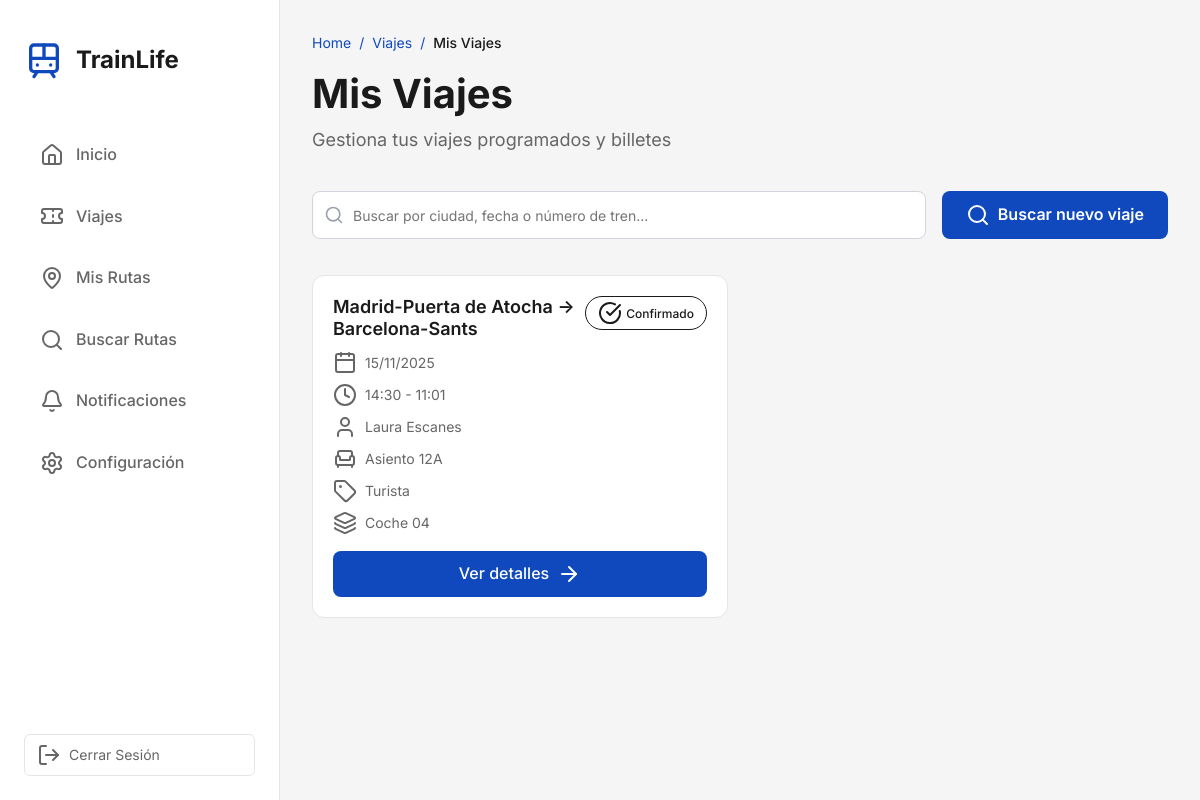
Page /misViajes/1/ on the earlier database version.
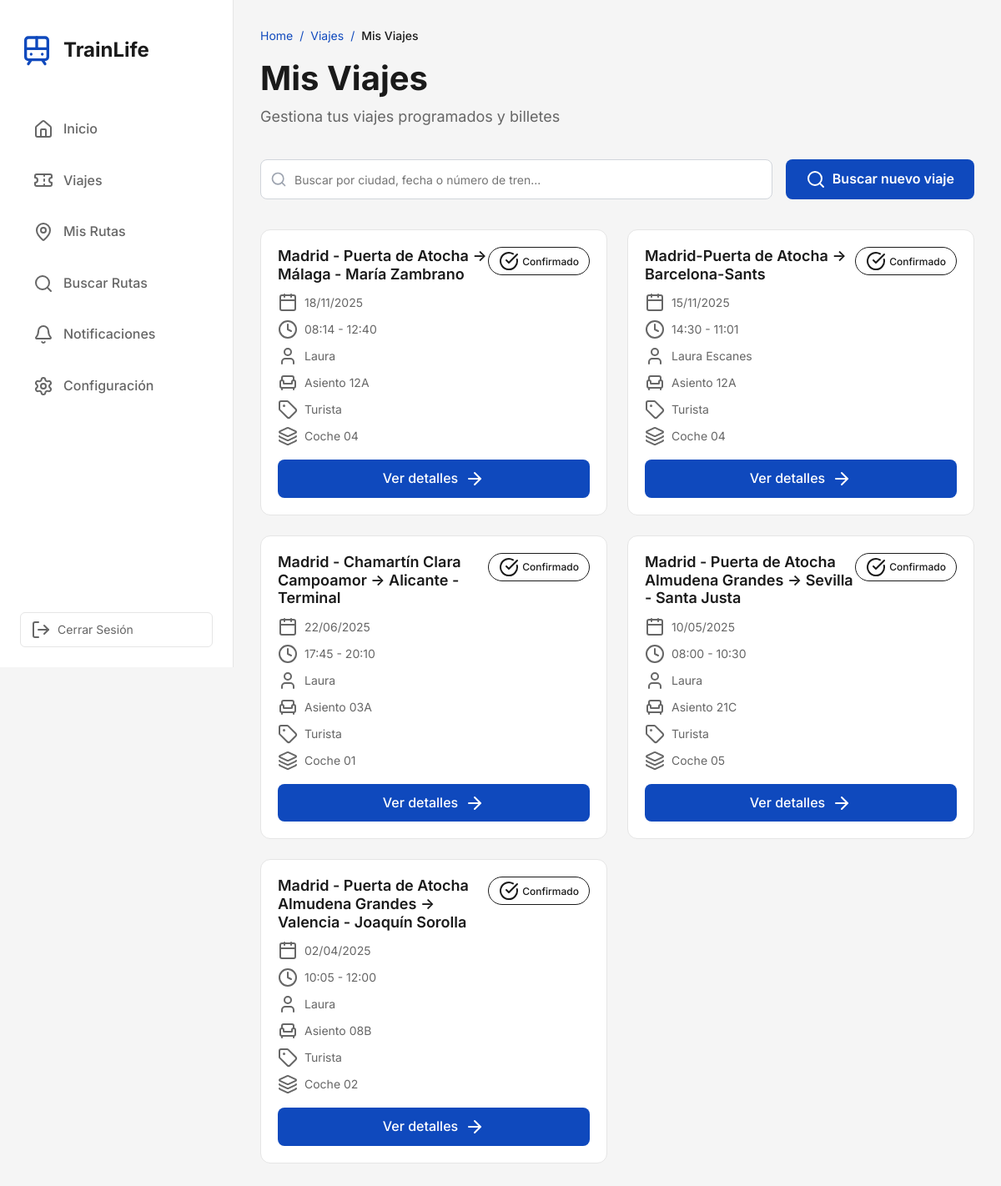
Same page on the later database version.
### trainLife/models.py (models this page shows, shortened)
class Viaje(models.Model):
    usuario = models.ForeignKey(Usuario, on_delete=models.CASCADE, related_name='viajes')
    nombrePasajero = models.CharField(max_length=200)
    coche = models.CharField(max_length=10)  # Ej: "04"
    asiento = models.CharField(max_length=10)  # Ej: "12A"
    clase = models.CharField(max_length=50, default="Turista")  # Ej: "Turista", "Preferente"
    origenEstacion = models.CharField(max_length=200)  # Ej: "Madrid - Puerta de Atocha"
    horaSalidaOrigen = models.TimeField()  # Ej: "14:30"
    andenOrigen = models.CharField(max_length=10)  # Ej: "12"
    destinoEstacion = models.CharField(max_length=200)  # Ej: "Barcelona - Sants"
    horaLlegadaDestino = models.TimeField()  # Ej: "17:10"
    fechaViaje = models.DateField()  # Fecha del viaje
    notificacionesActivas = models.BooleanField(default=True)
    fechaCreacion = models.DateTimeField(auto_now_add=True)
    estadoViaje = models.CharField(max_length=50, default="confirmado")  # Ej: "Programado", "Completado", "Cancelado"
    class Meta:
        ordering = ['-fechaViaje', '-horaSalidaOrigen']
        verbose_name = 'Viaje'
        verbose_name_plural = 'Viajes'

### trainLife/views.py (the view)
# urls.py: path('misViajes/<int:usuario_id>/', views.misViajes, name='mis_viajes'),
def misViajes(request, usuario_id):
    session_usuario_id = request.session.get('usuario_id')
    usuario = Usuario.objects.filter(id=usuario_id).first()
    viajes = Viaje.objects.filter(usuario=usuario).order_by('-fechaViaje', '-horaSalidaOrigen')
    return render(request, 'misViajes.html', {
        'usuario': usuario,
        'viajes': viajes
    })

### trainLife/templates/misViajes.html (shortened to what this page needs)
<!DOCTYPE html>
<html lang="es">
    {% load static %}
<head>
    <link href="https://cdn.jsdelivr.net/npm/bootstrap@5.3.0/dist/css/bootstrap.min.css" rel="stylesheet"/>
    <link href="https://unpkg.com/lucide-static@latest/font/lucide.css" rel="stylesheet"/>
    <link rel="stylesheet" href="{% static 'styles/misViajes.css' %}"/>
</head>
<body>
    <div class="dashboard-container">
        <aside class="sidebar" id="sidebar">
            <div class="sidebar-content">
                <div class="logo-section">
                    <i data-lucide="train" class="logo-icon"></i>
                    <h1 class="logo-title">TrainLife</h1>
                </div>
                <nav class="nav-menu" aria-label="Menú principal">
                    <a href="{% url 'inicio_usuario' usuario.id %}" class="nav-item">
                        <i data-lucide="home"></i>
                        <span>Inicio</span>
                    </a>
                    <a href="{% url 'viajes_usuario' usuario.id %}" class="nav-item">
                        <i data-lucide="ticket"></i>
                        <span>Viajes</span>
                    </a>
                    <a href="{% url 'mis_rutas' usuario.id %}" class="nav-item">
                        <i data-lucide="map-pin"></i>
                        <span>Mis Rutas</span>
                    </a>
                    <a href="{% url 'buscar_rutas' usuario.id %}" class="nav-item">
                        <i data-lucide="search"></i>
                        <span>Buscar Rutas</span>
                    </a>
                    <a href="/notificaciones" class="nav-item">
                        <i data-lucide="bell"></i>
                        <span>Notificaciones</span>
                    </a>
                    <a href="/configuracion" class="nav-item">
                        <i data-lucide="settings"></i>
                        <span>Configuración</span>
                    </a>
                </nav>
                <button class="logout-btn" onclick="window.location.href='{% url 'salir' usuario.id %}'" aria-label="Cerrar sesión">
                    <i data-lucide="log-out"></i>
                    <span>Cerrar Sesión</span>
                </button>
            </div>
        </aside>
        <main class="main-content">
            <div class="content-wrapper">
                <nav class="breadcrumbs" aria-label="Breadcrumb">
                    <a href="/home" class="breadcrumb-link">Home</a>
                    <span class="breadcrumb-separator">/</span>
                    <a href="/misViajes" class="breadcrumb-link">Viajes</a>
                    <span class="breadcrumb-separator">/</span>
                    <span class="breadcrumb-current">Mis Viajes</span>
                </nav>
                <header class="page-header">
                    <h1 class="page-title">Mis Viajes</h1>
                    <p class="page-subtitle">Gestiona tus viajes programados y billetes</p>
                </header>
                <div class="search-section">
                    <div class="search-input-wrapper">
                        <i data-lucide="search" class="search-icon"></i>
                        <input
                            type="text"
                            class="search-input"
                            id="searchInput"
                            placeholder="Buscar por ciudad, fecha o número de tren..."
                            aria-label="Buscar viajes"
                            role="searchbox"
                        />
                    </div>
                    <button class="btn-search-new" id="btnSearchNew" aria-label="Buscar y comprar un nuevo viaje">
                        <i data-lucide="search"></i>
                        <span>Buscar nuevo viaje</span>
                    </button>
                </div>
                <div class="trips-grid" id="tripsGrid" role="list" aria-label="Lista de viajes programados">
                    {% if viajes %}
                        {% for viaje in viajes %}
                        <div class="trip-card" role="listitem">
                            <div class="trip-card-header">
                                <h3 class="trip-route">{{ viaje.origenEstacion }} → {{ viaje.destinoEstacion }}</h3>
                                <span class="status-badge status-{{ viaje.estadoViaje|lower }}">
                                    <i data-lucide="check-circle"></i>
                                    {{ viaje.estadoViaje|capfirst }}
                                </span>
                            </div>
                            <div class="trip-details">
                                <div class="trip-detail-item">
                                    <i data-lucide="calendar"></i>
                                    <span>{{ viaje.fechaViaje|date:"d/m/Y" }}</span>
                                </div>
                                <div class="trip-detail-item">
                                    <i data-lucide="clock"></i>
                                    <span>{{ viaje.horaSalidaOrigen|time:"H:i" }} - {{ viaje.horaLlegadaDestino|time:"H:i" }}</span>
                                </div>
                                <div class="trip-detail-item">
                                    <i data-lucide="user"></i>
                                    <span>{{ viaje.nombrePasajero }}</span>
                                </div>
                                <div class="trip-detail-item">
                                    <i data-lucide="armchair"></i>
                                    <span>Asiento {{ viaje.asiento }}</span>
                                </div>
                                <div class="trip-detail-item">
                                    <i data-lucide="tag"></i>
                                    <span>{{ viaje.clase }}</span>
                                </div>
                                <div class="trip-detail-item">
                                    <i data-lucide="layers"></i>
                                    <span>Coche {{ viaje.coche }}</span>
                                </div>
                            </div>
                            <button class="btn-view-details" onclick="event.stopPropagation(); window.location.href='{% url 'detalles_viaje' usuario.id viaje.id %}'">
                                Ver detalles
                                <i data-lucide="arrow-right"></i>
                            </button>
                        </div>
                        {% endfor %}
                    {% endif %}
                </div>
            </div>
        </main>
    </div>
</body>
</html>

Differences in the rows shown:
added Viaje: origenEstacion "Madrid - Puerta de Atocha", destinoEstacion "Málaga - María Zambrano", estadoViaje "Confirmado", fechaViaje "18/11/2025", horaSalidaOrigen "08:14", horaLlegadaDestino "12:40", nombrePasajero "Laura", asiento "12A", clase "Turista", coche "04"
added Viaje: origenEstacion "Madrid - Chamartín Clara Campoamor", destinoEstacion "Alicante - Terminal", estadoViaje "Confirmado", fechaViaje "22/06/2025", horaSalidaOrigen "17:45", horaLlegadaDestino "20:10", nombrePasajero "Laura", asiento "03A", clase "Turista", coche "01"
added Viaje: origenEstacion "Madrid - Puerta de Atocha Almudena Grandes", destinoEstacion "Sevilla - Santa Justa", estadoViaje "Confirmado", fechaViaje "10/05/2025", horaSalidaOrigen "08:00", horaLlegadaDestino "10:30", nombrePasajero "Laura", asiento "21C", clase "Turista", coche "05"
added Viaje: origenEstacion "Madrid - Puerta de Atocha Almudena Grandes", destinoEstacion "Valencia - Joaquín Sorolla", estadoViaje "Confirmado", fechaViaje "02/04/2025", horaSalidaOrigen "10:05", horaLlegadaDestino "12:00", nombrePasajero "Laura", asiento "08B", clase "Turista", coche "02"
